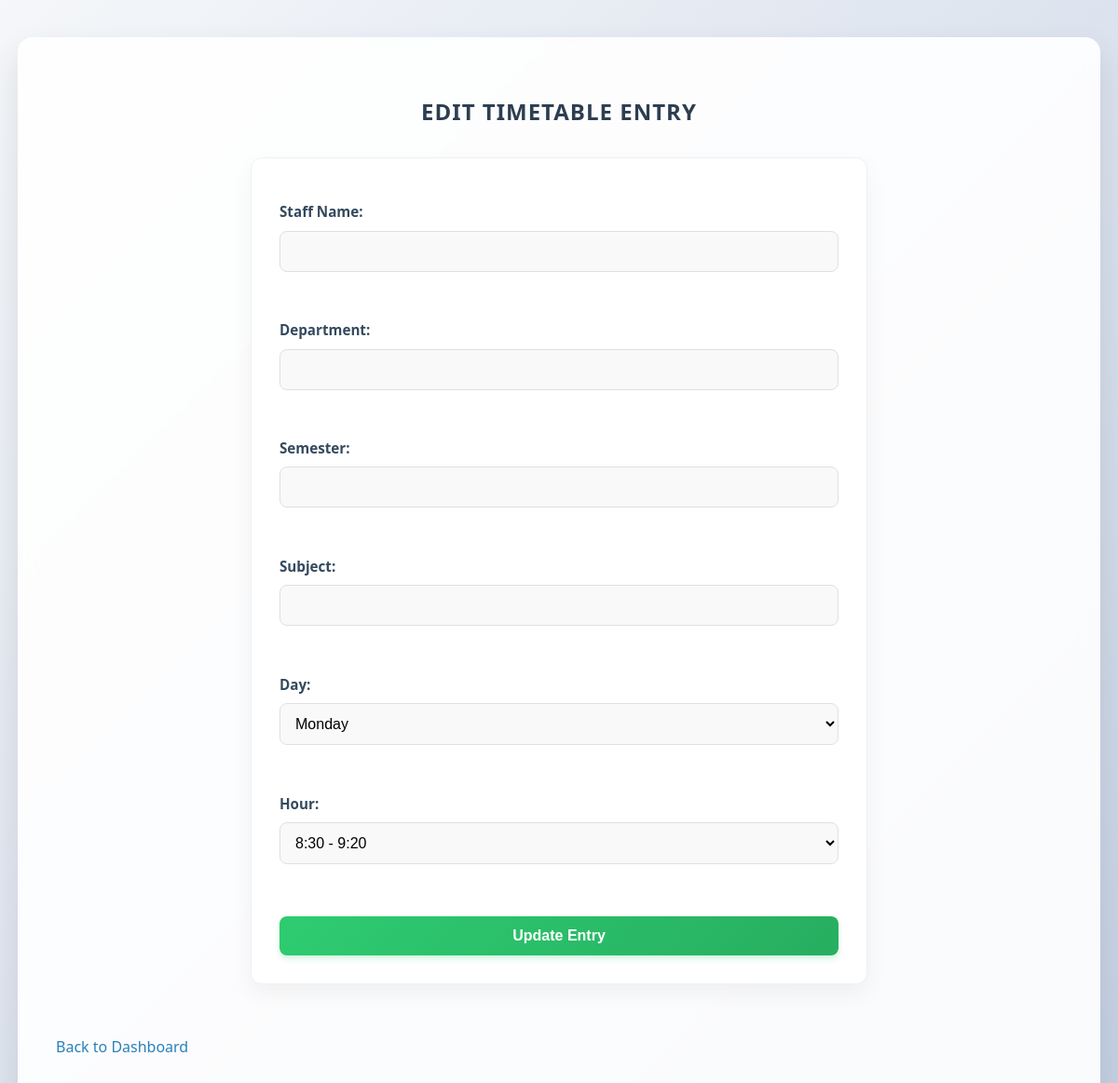
The page /edit/22 (signed in) on the database as committed earlier.
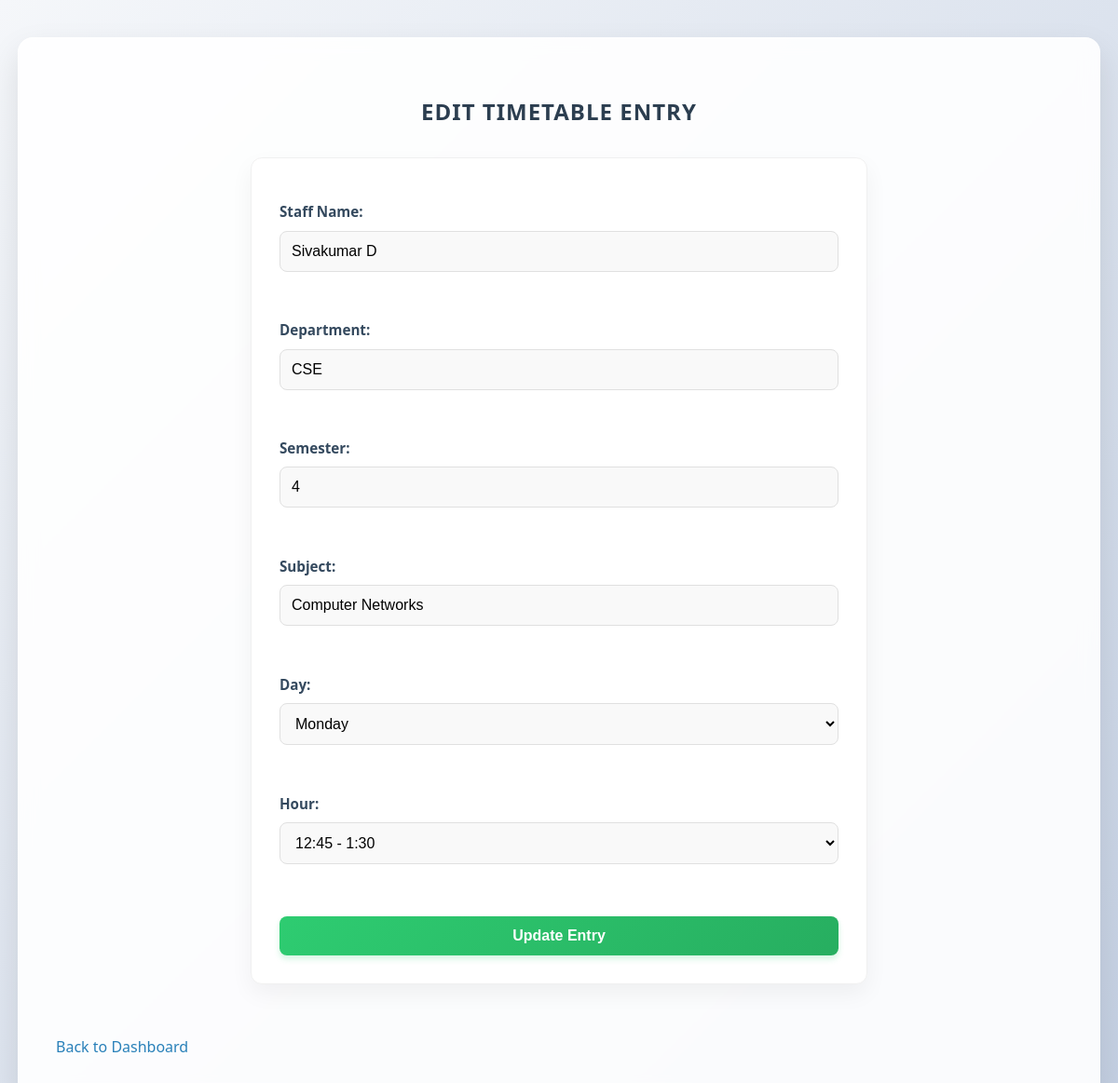
The same page on the database as committed later.
### tables this page shows
CREATE TABLE timetable (
            id INTEGER PRIMARY KEY AUTOINCREMENT,
            staff_name TEXT NOT NULL,
            department TEXT NOT NULL,
            semester TEXT NOT NULL,
            subject TEXT NOT NULL,
            day TEXT NOT NULL,
            time TEXT NOT NULL
        , year TEXT DEFAULT '');

### App.py (the view, shortened to what this page needs)
@app.route("/edit/<int:entry_id>", methods=["GET", "POST"])
def edit_entry(entry_id):
    db = get_db()
    entry = db.execute("SELECT * FROM timetable WHERE id=?", (entry_id,)).fetchone()
    return render_template("Edit_Timetable.html", entry=entry, days=days, time_slots=time_slots)

### App.py (called while the page is built)
def get_db():
    if "db" not in g:
        g.db = sqlite3.connect(DB_PATH)
        g.db.row_factory = sqlite3.Row
    return g.db

### Templates/Edit_Timetable.html (shortened to what this page needs)
<!DOCTYPE html>
<html lang="en">
<head>
    <link rel="stylesheet" href="{{ url_for('static', filename='style.css') }}">
</head>
<body>
    <div class="container">
        <h2>Edit Timetable Entry</h2>
        <form method="POST">
            <label>Staff Name:</label>
            <input type="text" name="staff_name" value="{{ entry.staff_name }}" required><br><br>
            <label>Department:</label>
            <input type="text" name="department" value="{{ entry.department }}" required><br><br>
            <label>Semester:</label>
            <input type="text" name="semester" value="{{ entry.semester }}" required><br><br>
            <label>Subject:</label>
            <input type="text" name="subject" value="{{ entry.subject }}" required><br><br>
            <label>Day:</label>
            <select name="day" required>
                <option value="Monday" {% if entry.day == "Monday" %}selected{% endif %}>Monday</option>
            </select><br><br>
            <label>Hour:</label>
            <select name="time" required>
                <option value="8:30 - 9:20" {% if entry.time == "8:30 - 9:20" %}selected{% endif %}>8:30 - 9:20</option>
                <option value="12:45 - 1:30" {% if entry.time == "12:45 - 1:30" %}selected{% endif %}>12:45 - 1:30</option>
            </select><br><br>
            <button type="submit">Update Entry</button>
        </form>
        <br>
    <a href="{{ url_for('dashboard') }}">Back to Dashboard</a>
    </div>
</body>
</html>

Rows that differ between the two databases and show on the page:
added timetable: staff_name "Sivakumar D", department "CSE", semester "4", subject "Computer Networks", day "Monday", time "12:45 - 1:30"
Other text that changed with them:
form field day: "Monday" → (not shown)
form field time: "8:30 - 9:20" → (not shown)
